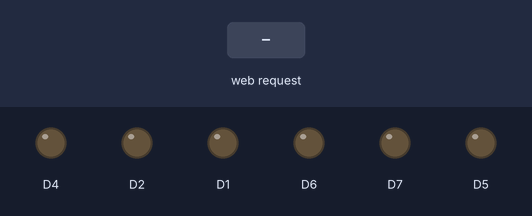
Recording of a sketch running on a simulated ESP8266 (NodeMCU). Parts: output pins drawn as LEDs (lit = HIGH). The inputs (shaded band) are chosen by the test bench. WiFi joins after 1.5 s; servers stay silent unless stated; what the sketch prints to the serial monitor is not drawn.

Above: at 2.7 s.
2.8 s: HTTP request GET / received
At 3.8 s:
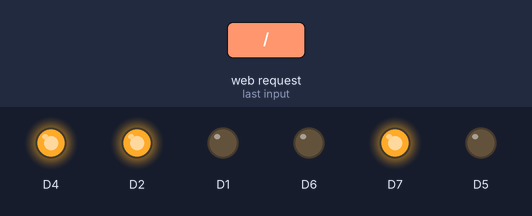
Timing chart, 0 to 5.8 s (numbered marks = the images above; inputs shaded):
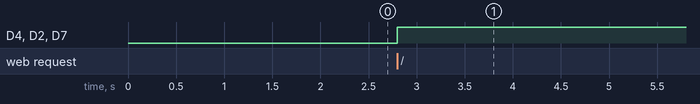

The sketch:

coolkids.ino
```cpp
#include <ESP8266WiFi.h>
#include <ESP8266WebServer.h>

ESP8266WebServer server(80);


void setup() {

Serial.begin(115200);
pinMode(D1,OUTPUT);
pinMode(D2,OUTPUT);
pinMode(D4,OUTPUT);
pinMode(D5,OUTPUT);
pinMode(D6,OUTPUT);
pinMode(D7,OUTPUT);

                                             //Open Serial connection
WiFi.begin("Galaxy M124FF0", "09876543");                          //Connect to the WiFi network

while (WiFi.status() != WL_CONNECTED) {    //Wait for connection

delay(500);
Serial.println("Waiting to connect…");

}

Serial.print("IP address: ");
Serial.println(WiFi.localIP());  //Print the local IP


server.on("/", []() {
 bool ismissing1;
 bool ismissing2;
 bool ismissing3;
 if (digitalRead(D1)==1){
  digitalWrite(D2,LOW);
  ismissing1=false;
    }
  else{
    digitalWrite(D2,HIGH);
    ismissing1=true;
    }
  if (digitalRead(D5)==1){
    digitalWrite(D4,LOW);
    ismissing2=false;
    }
  else{
    digitalWrite(D4,HIGH);
    ismissing2=true;
    }
  if (digitalRead(D6)==1){
    digitalWrite(D7,LOW);
    ismissing3=false;
    }
  else{
    digitalWrite(D7,HIGH);
    ismissing3=true;
    }//Define the handling function for root path (HTML message)
Serial.println(ismissing1);
if(ismissing1){
  server.send(200, "text/html", "RING 1 IS MISSING");}
else{
  server.send(200, "text/html", "RING IS NOT MISSING");
  }

});
server.enableCORS(true);
server.begin(); //Start the server

Serial.println("Server listening");
}

void loop() {
server.handleClient(); //Handling of incoming requests
}
```

Measured:
- after the input at 2.8 s, D4, D2, D7: LOW → HIGH at once
